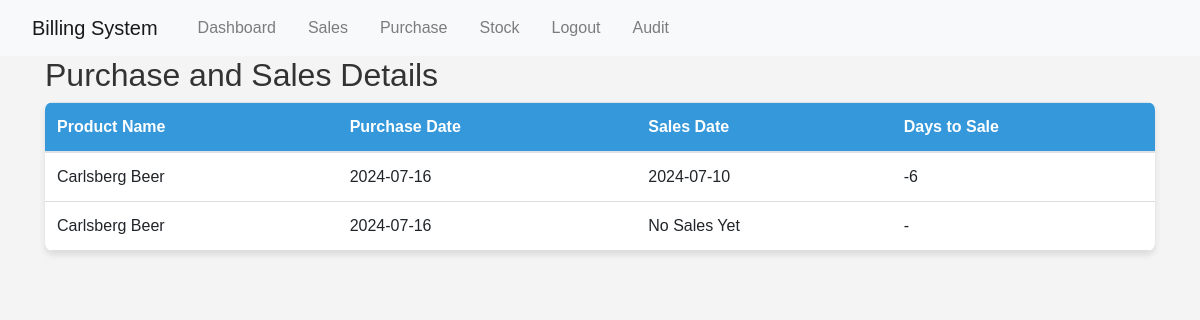
Page /details (signed in) on the committed database.
### models.py (models this page shows)
class Purchase(db.Model):
    id = db.Column(db.Integer, primary_key=True)
    product_name = db.Column(db.String(100), nullable=False)
    unit = db.Column(db.String(100), nullable=False)
    quantity = db.Column(db.Integer, nullable=False)
    purchase_date = db.Column(db.Date, nullable=False)
    vendor = db.Column(db.String(100), nullable=False)
    per_unit_price = db.Column(db.Float, nullable=False)
    purchase_price = db.Column(db.Float, nullable=False)
    payment_mode = db.Column(db.String(100), nullable=False)
    user_id = db.Column(db.Integer, db.ForeignKey('user.id'), nullable=False)

class Sale(db.Model):
    id = db.Column(db.Integer, primary_key=True)
    product_name = db.Column(db.String(100), nullable=False)
    unit = db.Column(db.String(100), nullable=False)
    quantity = db.Column(db.Integer, nullable=False)
    sale_date = db.Column(db.Date, nullable=False)
    unit_price = db.Column(db.Float, nullable=False)
    total_price = db.Column(db.Float, nullable=False)
    user_id = db.Column(db.Integer, db.ForeignKey('user.id'), nullable=False)

### app.py (the view)
@app.route('/details')
def details():
    if 'user_id' not in session:
        return redirect(url_for('login'))
    details = get_purchase_sales_details()
    for d in details:
        print(f"Product: {d['purchase'].product_name}, Sales: {d['sales']}, Days Diff: {d['days_diff']}")
    return render_template('details.html', details=details)

### app.py (called while the page is built)
def get_purchase_sales_details():
    purchases = Purchase.query.all()
    details_dict = {}
    for purchase in purchases:
        key = (purchase.product_name, purchase.unit)
        if key not in details_dict:
            details_dict[key] = {
                'purchase': purchase,
                'sales': [],
                'days_diff': None
            }
        sales = Sale.query.filter_by(product_name=purchase.product_name, unit=purchase.unit).all()
        details_dict[key]['sales'] = sales
        if sales:
            days_diff = (sales[0].sale_date - purchase.purchase_date).days
            details_dict[key]['days_diff'] = days_diff
    details = list(details_dict.values())
    for d in details:
        print(f"Product: {d['purchase'].product_name}, Sales: {[str(sale) for sale in d['sales']]}, Days Diff: {d['days_diff']}")
    return details

### templates/details.html (shortened to what this page needs)
{% extends "layout.html" %}
{% block content %}
    <h2>Purchase and Sales Details</h2>
    <table class="table">
        <thead>
            <tr>
                <th>Product Name</th>
                <th>Purchase Date</th>
                <th>Sales Date</th>
                <th>Days to Sale</th>
            </tr>
        </thead>
        <tbody>
            {% for detail in details %}
            <tr>
                <td>{{ detail.purchase.product_name }}</td>
                <td>{{ detail.purchase.purchase_date.strftime('%Y-%m-%d') }}</td>
                <td>
                    {% if detail.sales %}
                        {{ detail.sales[0].sale_date.strftime('%Y-%m-%d') }}
                    {% else %}
                        No Sales Yet
                    {% endif %}
                </td>
                <td>
                    {% if detail.sales %}
                        {{ detail.days_diff if detail.days_diff is not none else '-' }}
                    {% else %}
                        -
                    {% endif %}
                </td>
            </tr>
            {% else %}
                <tr>
                    <td colspan="4">No data available</td>
                </tr>
            {% endfor %}
        </tbody>
    </table>
{% endblock %}

### static/css/styles.css (style rules this page uses)
:root { --primary-color: #3498db; --secondary-color: #2ecc71; --background-color: #f4f4f4; --text-color: #333; --card-background: #fff; --header-background: #2c3e50; --alert-warning: #f39c12; --alert-danger: #e74c3c; --input-background: #fff; --input-text: #333; --border-color: #ddd; --hover-color: #2980b9; --positive-trend: #27ae60; --negative-trend: #c0392b; }
body { font-family: 'Arial', sans-serif; margin: 0; padding: 0; box-sizing: border-box; background-color: var(--background-color); color: var(--text-color); transition: background-color 0.3s, color 0.3s; }
table { width: 100%; border-collapse: collapse; background-color: var(--card-background); box-shadow: 0 4px 6px rgba(0, 0, 0, 0.1); border-radius: 8px; overflow: hidden; }
th, td { padding: 1rem; text-align: left; border-bottom: 1px solid var(--border-color); }
th { background-color: var(--primary-color); color: white; font-weight: bold; }

### rows in the picture
Purchase: purchase.product_name "Carlsberg Beer", purchase.purchase_date "2024-07-16"
Sale: sale_date "2024-07-10"
Purchase: purchase.product_name "Carlsberg Beer", purchase.purchase_date "2024-07-16"

### other values in the picture
{{ detail.days_diff if detail.days_diff is not none else '-' }} "-6"
